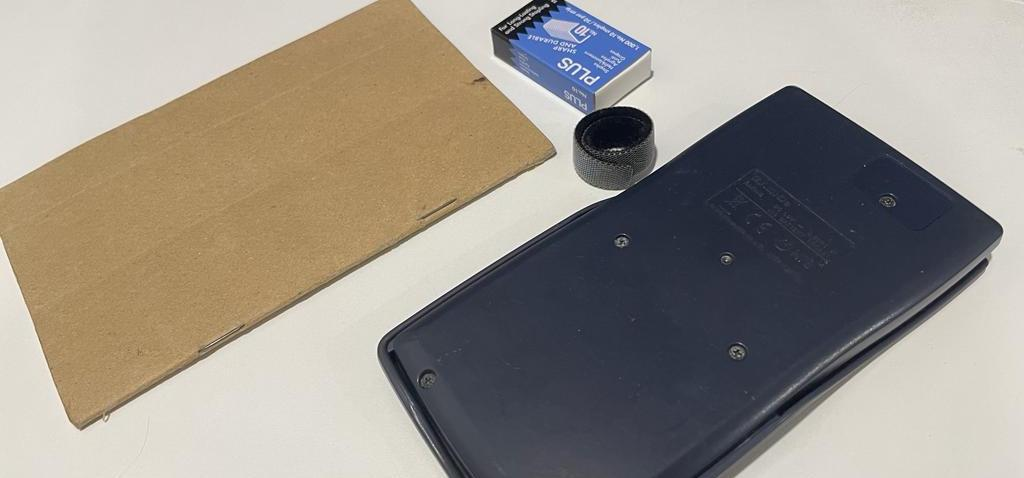
#> input picture ISEAssignment/1.jpeg, 1024 x 478 px, given in place of 1.jpg, which was not available
$ python main.py
#> lines starting #> are read from the running program, lines starting #| are printed output that depends on the picture; after the words box and inside, x2 and y2 are one past the last pixel; in counts of white or black regions, pixels touching at a corner belong together; pictures that were not available may be replaced by others from this repository, and a replacement may not be noted
import numpy as np
import matplotlib.pyplot as plt
import cv2

orig=cv2.imread("1.jpg")
#> orig is the input picture: shape (478, 1024, 3); mean B, G, R 136.1, 145.4, 152.2
a=cv2.imread("1.jpg")
cv2.imshow("Orig",a)
a=cv2.cvtColor(a,cv2.COLOR_BGR2GRAY)
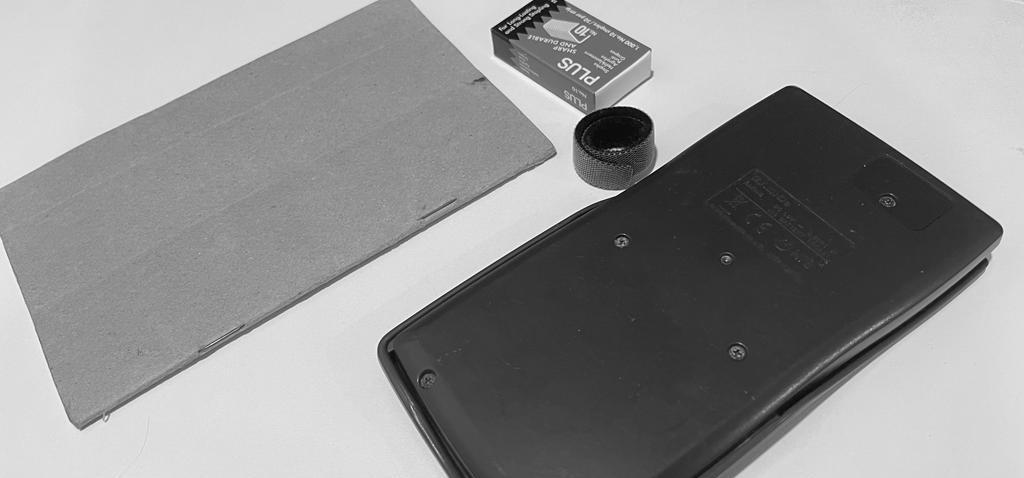
#> a: shape (478, 1024); min 0, max 255, mean 146.4
r,a=cv2.threshold(a,130,255,cv2.THRESH_BINARY)
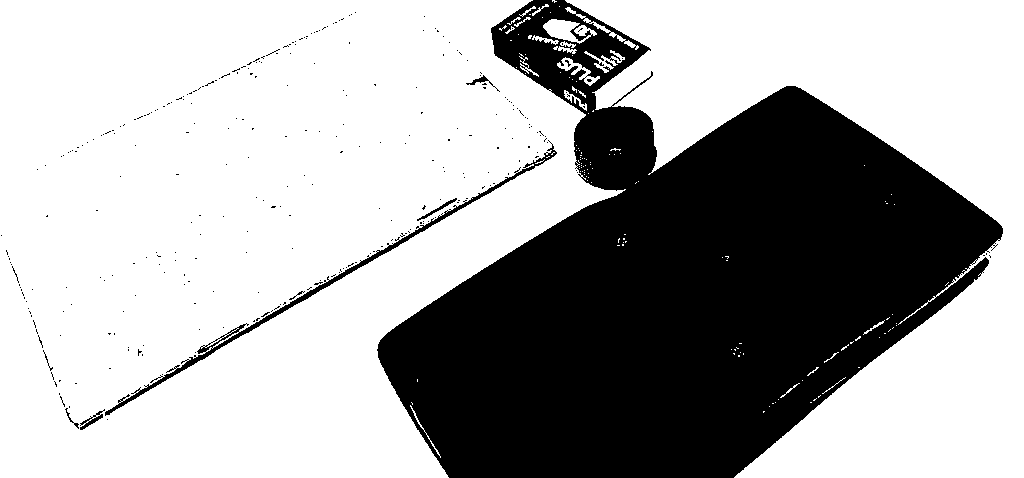
#> a: shape (478, 1024); 66.9% white; 303 black regions (295 under 20 px), largest, box (x1, y1, x2, y2) and area: (377, 0, 1003, 478) 158365, (105, 140, 557, 416) 2585, (80, 409, 105, 430) 143
ker=cv2.getStructuringElement(cv2.MORPH_CROSS,(3,3))
a=cv2.morphologyEx(a,cv2.MORPH_DILATE,ker,iterations=2)
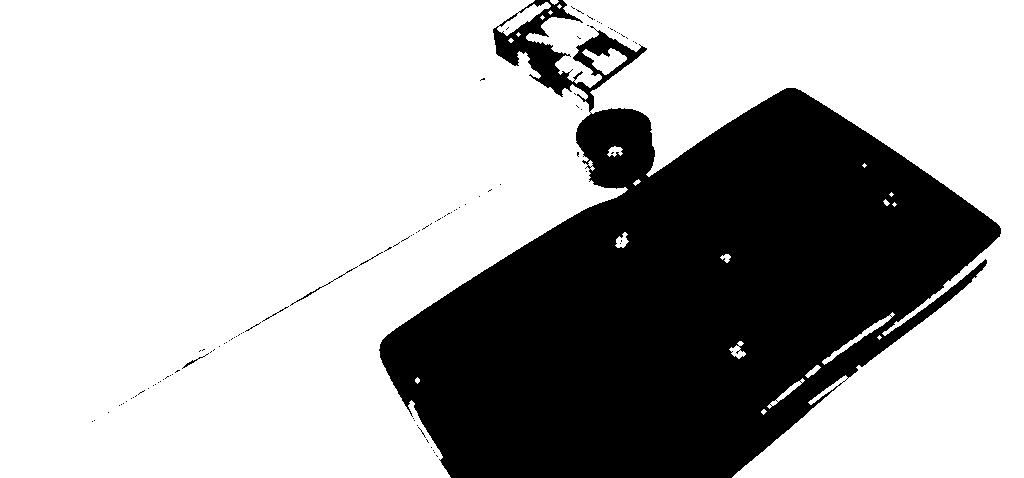
#> a: shape (478, 1024); 69.2% white; 100 black regions (95 under 20 px), largest, box (x1, y1, x2, y2) and area: (379, 0, 1001, 478) 150355, (290, 266, 358, 306) 94, (182, 353, 209, 369) 45, (262, 306, 289, 322) 34, (359, 252, 383, 266) 30
cv2.imshow("MASK",a)
res=np.zeros_like(orig)
res[:,:,2]=255
for i in range(orig.shape[0]):
    for j in range(orig.shape[1]):
        if(a[i,j]==255):
            res[i,j,:]=orig[i,j,:]
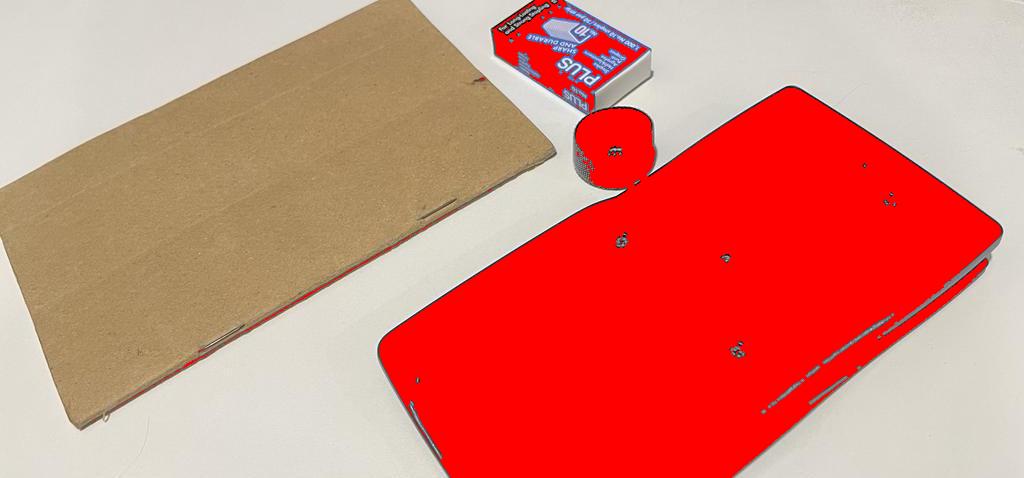
#> res: shape (478, 1024, 3); mean B, G, R 114.6, 128.2, 215.1
cv2.imshow("Res",res)
cv2.waitKey(0)

import cv2
import numpy as np
orig=cv2.imread("coin.jpg")
a=cv2.imread("coin.jpg")
cv2.imshow("Orig",a)
#> (the run stopped early here; a loop or call above may not have finished)

$ run again, with ISEAssignment/002.jpeg copied over ISEAssignment/1.jpeg
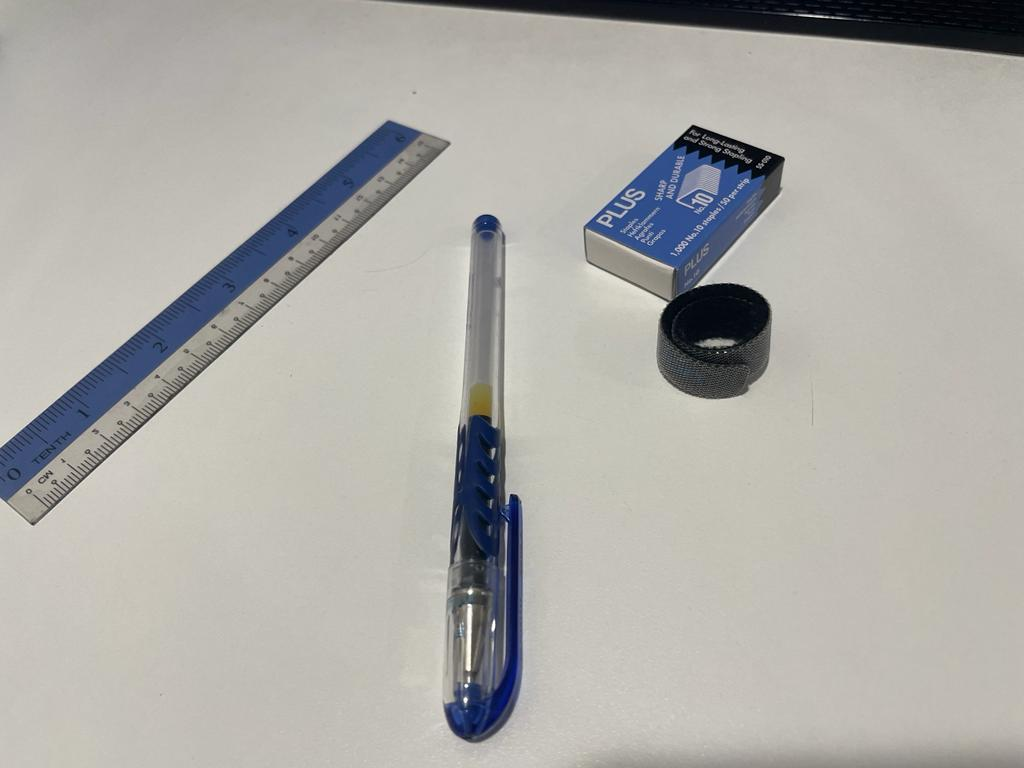
#> input picture ISEAssignment/002.jpeg, 1024 x 768 px, given in place of 1.jpg, which was not available
#> orig is the input picture: shape (768, 1024, 3); mean B, G, R 168.2, 172.5, 173.9
#> `r,a=cv2.threshold(a,130,255,cv2.THRESH_BINARY)`:
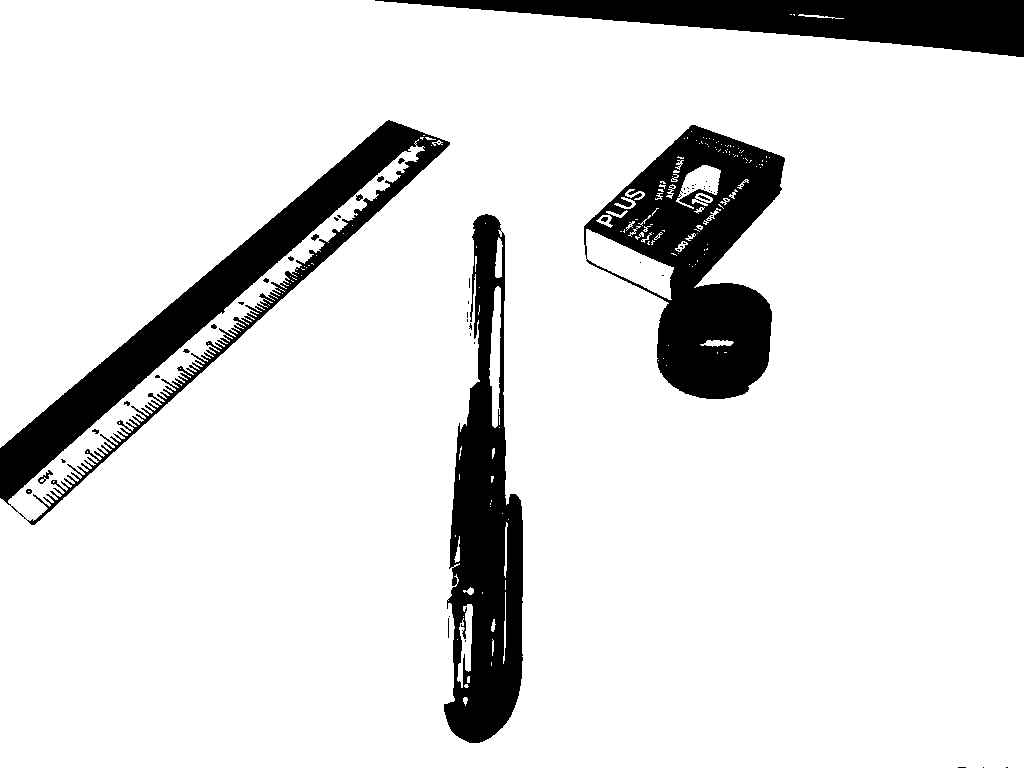
#> a: shape (768, 1024); 87.8% white; 63 black regions (44 under 20 px), largest, box (x1, y1, x2, y2) and area: (0, 120, 450, 525) 26915, (584, 125, 785, 399) 26582, (444, 214, 523, 743) 23596
#> after the loop `for i in range(orig.shape[0]):`:
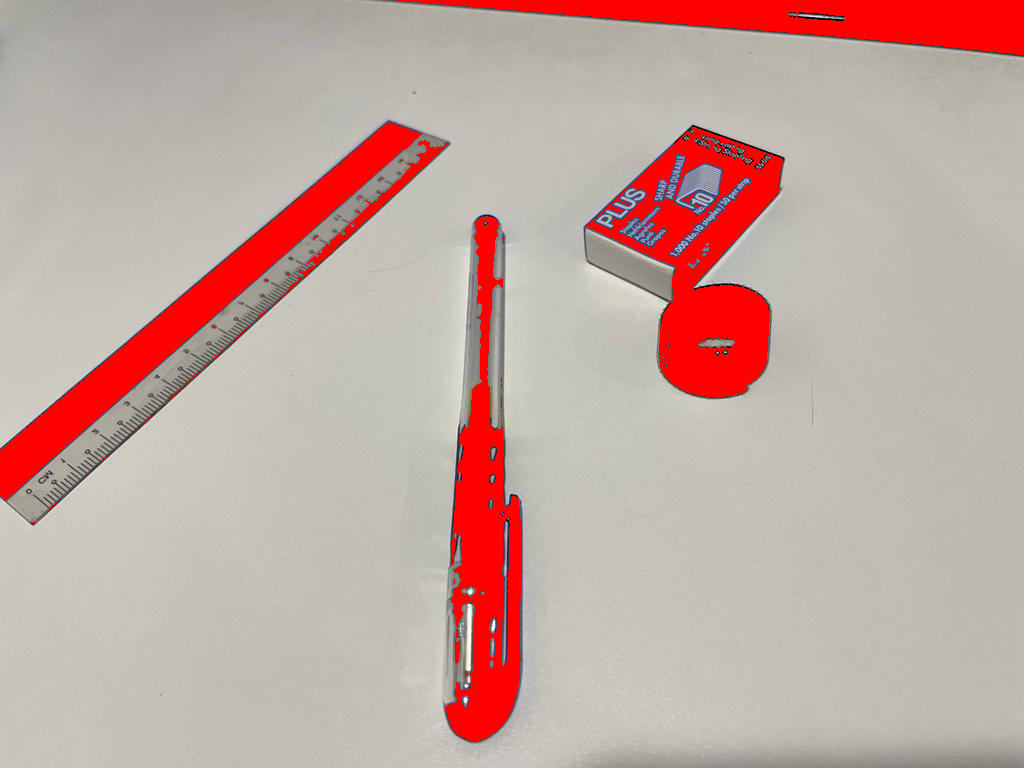
#> res: shape (768, 1024, 3); mean B, G, R 160.8, 167.3, 194.7

$ run again, with ISEAssignment/2.jpeg copied over ISEAssignment/1.jpeg
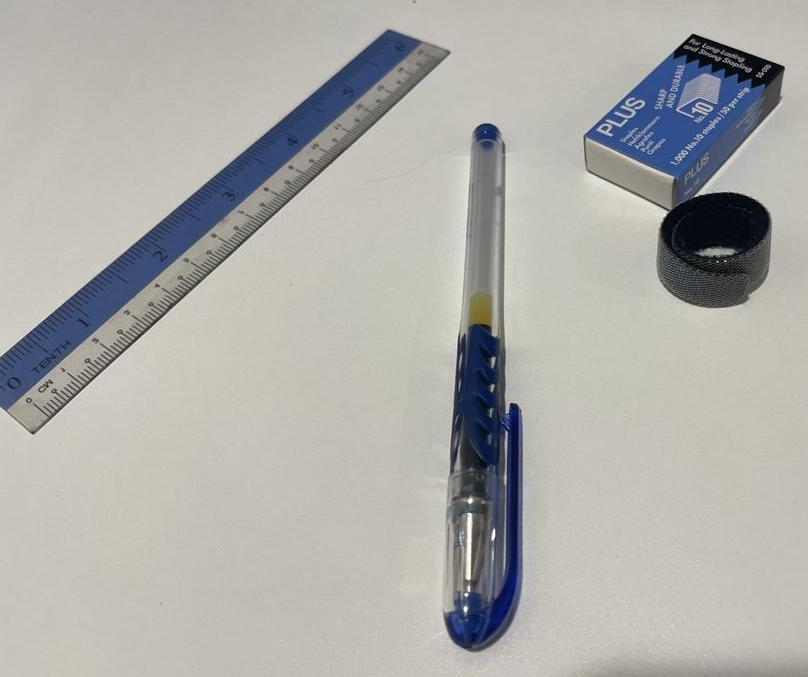
#> input picture ISEAssignment/2.jpeg, 808 x 677 px, given in place of 1.jpg, which was not available
#> orig is the input picture: shape (677, 808, 3); mean B, G, R 170.1, 173.6, 174.3
#> `r,a=cv2.threshold(a,130,255,cv2.THRESH_BINARY)`:
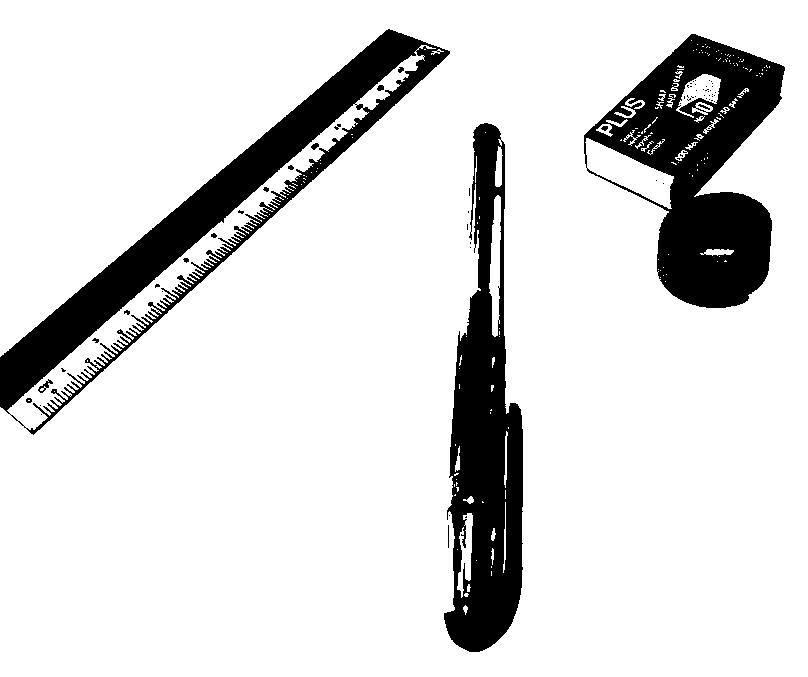
#> a: shape (677, 808); 85.8% white; 75 black regions (57 under 20 px), largest, box (x1, y1, x2, y2) and area: (0, 29, 450, 435) 26995, (584, 34, 785, 308) 26554, (444, 123, 523, 652) 23592
#> after the loop `for i in range(orig.shape[0]):`:
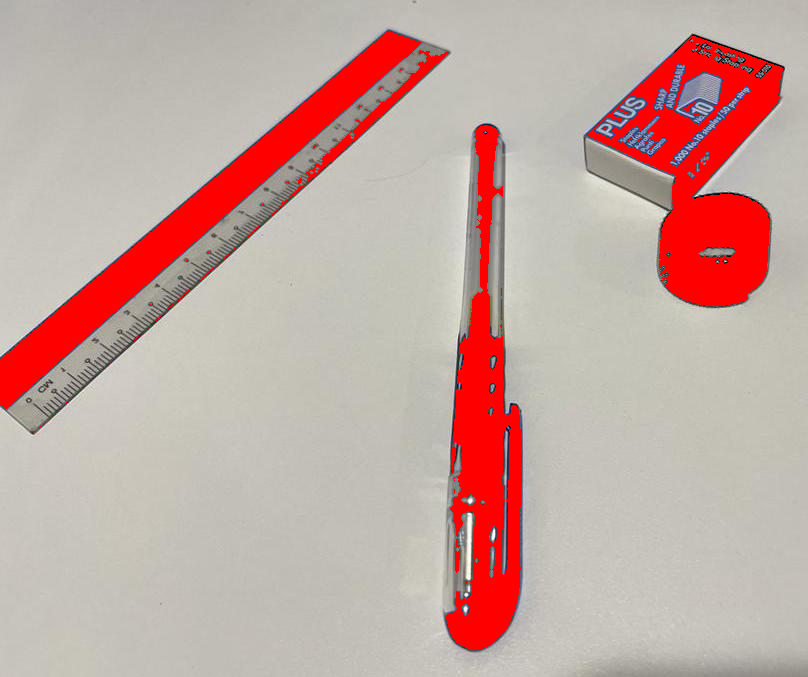
#> res: shape (677, 808, 3); mean B, G, R 160.3, 166.6, 196.8
